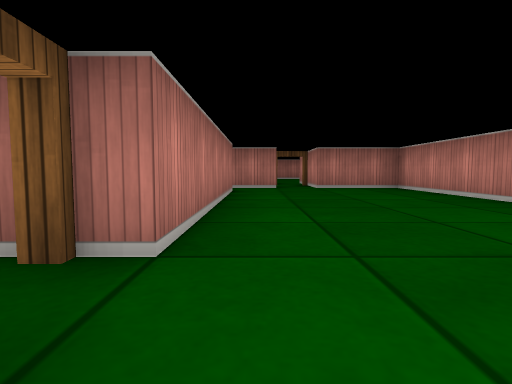
View 1 (above)

16 first-person views from a walk through a cub3D maze. The camera is about half as high as the walls, tilts 4° down and sees 80° across. The floor is counted in squares. Each view is taken from the middle of a square. On the plan, view 1 faces up. The plan holds only what a view shows up to about 9 squares ahead; the rest is blank.

View 2
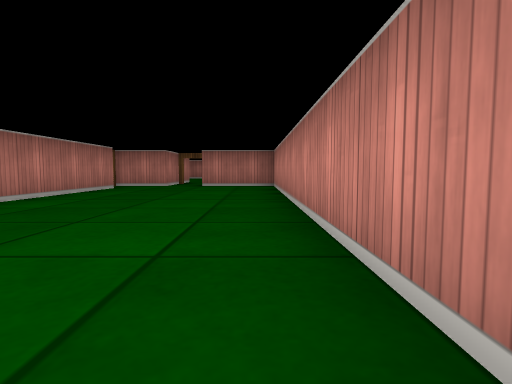

View 3
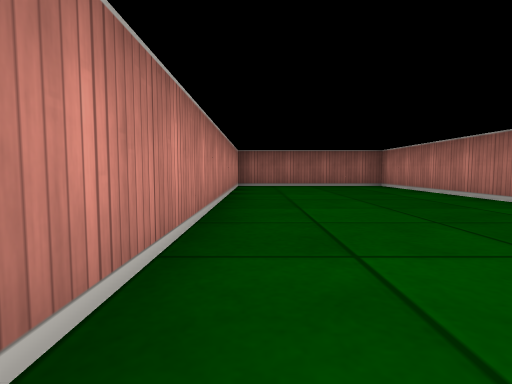

View 4
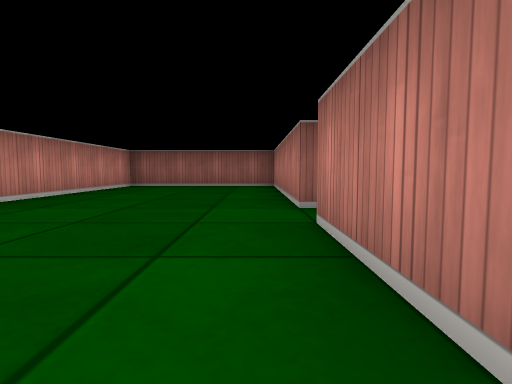

View 5
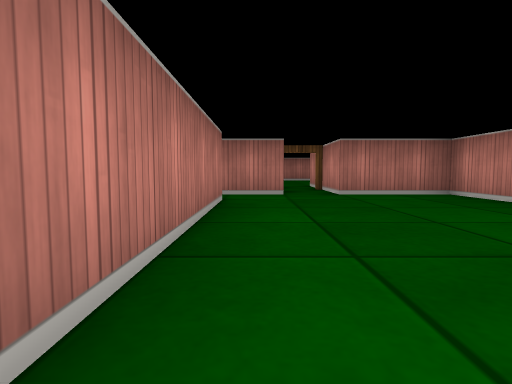

View 6
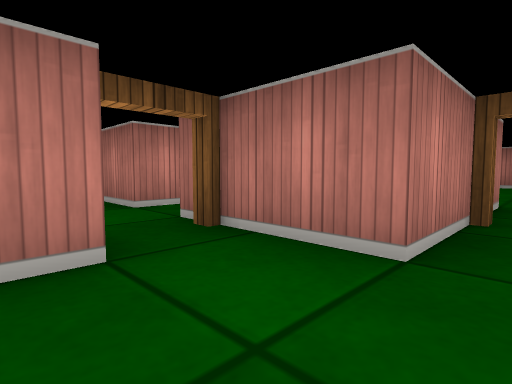

View 7
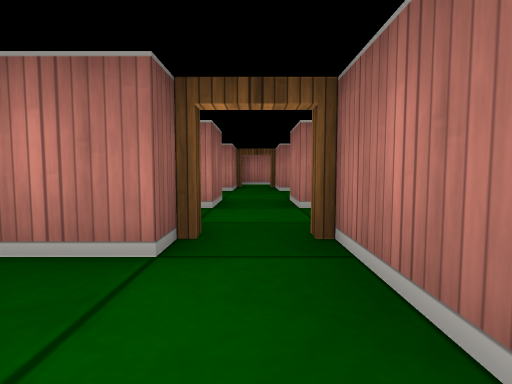

View 8
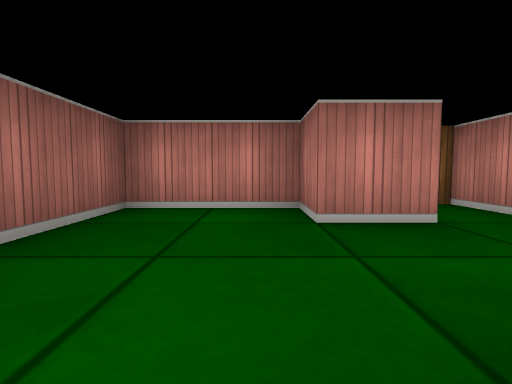

View 9
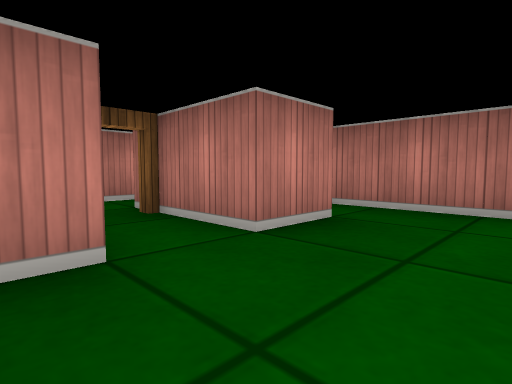

View 10
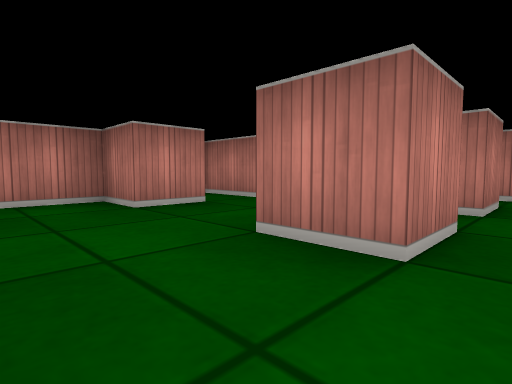

View 11
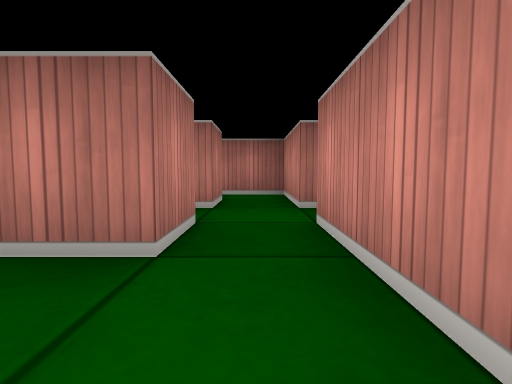

View 12
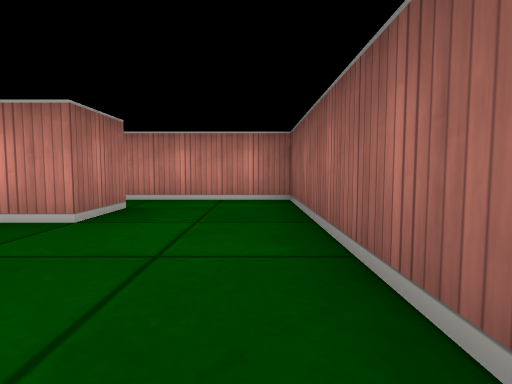

View 13
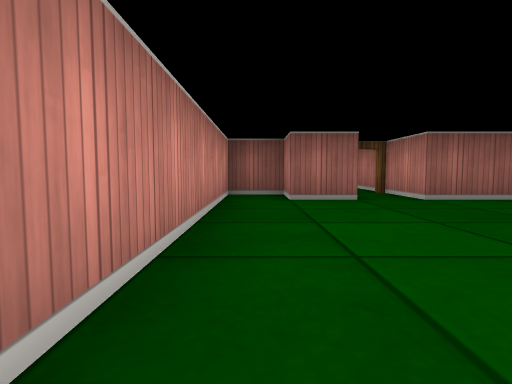

View 14
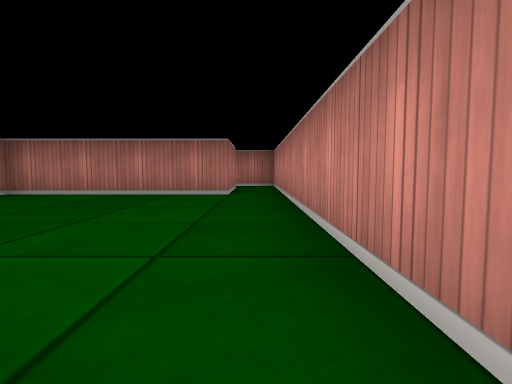

View 15
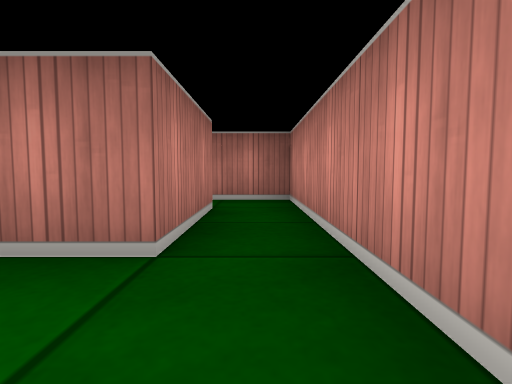

View 16
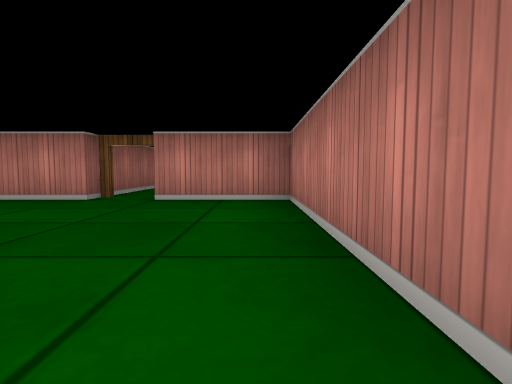

### Floor plan
Points are (right, up) in squares from view 1. A wall is a line through its corners. A room is listed if a view was taken in it or the views show most of it. See-through windows are left out.
Room 1 (views 1, 2, 3, 4, 5, 6, 7)
walls: (-0.5, 0.5) (-0.5, -4.5) (3.5, -4.5) (3.5, 7.5) (1.5, 7.5) (1.5, 9); (-0.5, 6.5) (-0.5, 1.5); (0.5, 9) (0.5, 7.5) (-1.5, 7.5)
ways out: open door at (-1, 7) to room 2; open door at (1, 9) to room 3; open door at (-1, 1)
Room 2 (views 8, 9, 10, 11, 12)
walls: (-3.5, 6.5) (-2.5, 6.5) (-2.5, 5.5) (-3.5, 5.5) (-3.5, 6.1); (-6.8, 6.5) (-5.5, 6.5) (-5.5, 5.5) (-6.5, 5.5) (-6.5, 3.5) (-1.5, 3.5) (-1.5, 6.5); (-1.5, 7.5) (-1.5, 9.5) (-2.6, 9.5); (-5.5, 8.6) (-5.5, 7.5) (-7.5, 7.5); (-2.5, 8.6) (-2.5, 7.5) (-3.5, 7.5); (-4.2, 9.5) (-6.1, 9.5)
ways out: open door at (-1, 7) to room 1; open door at (-7, 7)
Room 3 (views 13, 14, 15, 16)
walls: (-1.5, 12.5) (-1.5, 11.1); (-0.9, 10.5) (0.5, 10.5) (0.5, 9); (1.5, 9) (1.5, 10.5) (2.5, 10.5) (2.5, 9.5) (3.5, 9.5) (3.5, 18.5) (2.2, 18.5); (2.5, 17.5) (2.5, 15.5) (-1.5, 15.5) (-1.5, 13.5)
ways out: open door at (1, 9) to room 1; open door at (-2, 13); open door at (2, 18)

Where each view was taken, in squares from view 1:
view 1: 0 up, 0 right, facing up
view 2: 1 down, 3 right, facing up
view 3: 4 up, 3 right, facing down
view 4: 4 up, 0 right, facing down
view 5: 2 up, 0 right, facing up
view 6: 6 up, 1 right, facing up-left
view 7: 7 up, 1 right, facing left
view 8: 5 up, 3 left, facing left
view 9: 6 up, 4 left, facing up-left
view 10: 4 up, 2 left, facing up-left
view 11: 4 up, 2 left, facing up
view 12: 4 up, 6 left, facing right
view 13: 15 up, 3 right, facing down
view 14: 10 up, 3 right, facing up
view 15: 14 up, 3 right, facing up
view 16: 15 up, 3 right, facing left
